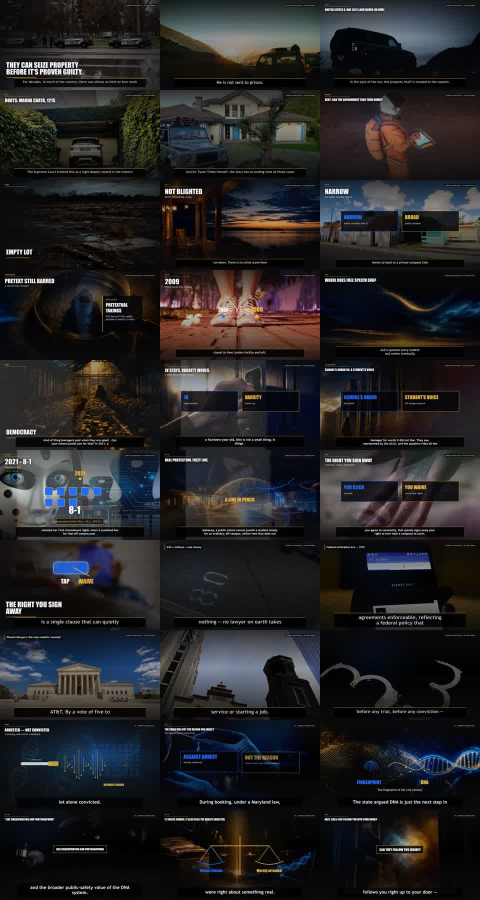
#> input picture episodes/_planning/pd_009_013_review_contacts_latest.jpg, 960 x 1800 px (shown at 1/2 size)
$ python thumb_feed_sheet.py ../episodes/_planning
#> lines starting #> are read from the running program, lines starting #| are printed output that depends on the picture
#!/usr/bin/env python
"""Show thumbnail plates at the size a viewer actually sees them: 168x94.

WHY. On 2026-08-23 a plate was called the strongest in an order because, at full resolution,
the object stated the contradiction with no caption -- a wire held short of its terminal clamp
by a band of labelling. Shrunk to feed size the gap vanishes and it reads as "a machine part".
The order's own rule said to shrink it and look, and until this script existed nobody did.

`check_thumb_punch.py` measures light and colour. It cannot measure meaning. This is the other
half: a contact sheet at true feed size, magnified with NEAREST so the pixels a viewer gets are
the pixels you judge, never smoothed into something clearer than reality.

    py -3.11 scripts/thumb_feed_sheet.py E:\\pd-media\\05_visuals\\thumbs\\keybridge_v2
    py -3.11 scripts/thumb_feed_sheet.py <dir> --out sheet.png --zoom 3

Read it and ask one question per plate: in one second, what is the object and what is wrong
with it. If the answer needs the title, the plate is not carrying its half.
"""
from __future__ import annotations

import argparse
import sys
from pathlib import Path

FEED_W, FEED_H = 168, 94


def main() -> int:
    ap = argparse.ArgumentParser()
    ap.add_argument("directory", type=Path)
    ap.add_argument("--out", type=Path, default=None)
    ap.add_argument("--zoom", type=int, default=3)
    ap.add_argument("--cols", type=int, default=3)
    a = ap.parse_args()

    from PIL import Image, ImageDraw

    files = sorted(a.directory.glob("*.png")) + sorted(a.directory.glob("*.jpg"))
    if not files:
        print(f"no images in {a.directory}")
        return 1

    pad, label_h = 12, 16
    cols = max(1, min(a.cols, len(files)))
    rows = (len(files) + cols - 1) // cols
    W = cols * FEED_W + (cols + 1) * pad
    H = rows * (FEED_H + label_h) + (rows + 1) * pad
    sheet = Image.new("RGB", (W, H), (30, 30, 30))
#> sheet: PIL image 372x134 RGB; every value is 30
    draw = ImageDraw.Draw(sheet)

    for i, f in enumerate(files):
        try:
            im = Image.open(f).convert("RGB").resize((FEED_W, FEED_H), Image.LANCZOS)
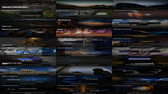
#> im: PIL image 168x94 RGB; mean R, G, B 36.2, 35.3, 36.9
        except Exception as exc:
            print(f"  unreadable {f.name}: {exc}")
            continue
        c, r = i % cols, i // cols
        x = pad + c * (FEED_W + pad)
        y = pad + r * (FEED_H + label_h + pad)
        sheet.paste(im, (x, y))
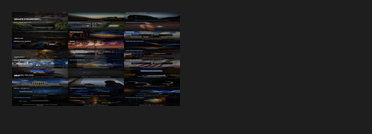
#> sheet: PIL image 372x134 RGB; mean R, G, B 32, 31.7, 32.2
        draw.text((x, y + FEED_H + 2), f.stem, fill=(200, 200, 200))
#> pass 2 of the loop in main, `for i, f in enumerate(files):`:
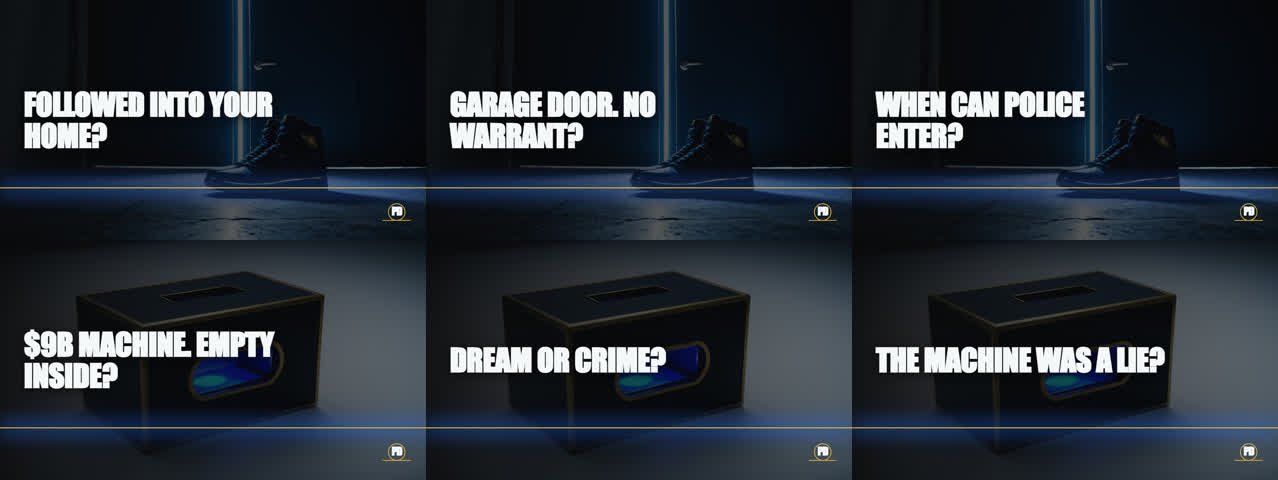
#> input picture episodes/_planning/pd_014_015_thumbnail_candidates_latest.jpg, 1278 x 480 px
#> in main, `im = Image.open(f).convert("RGB").resize((FEED_W, FEED_H), Image.LANCZ..`:
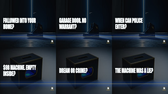
#> im: PIL image 168x94 RGB; mean R, G, B 37.8, 44.9, 53.4
#> in main, `sheet.paste(im, (x, y))`:
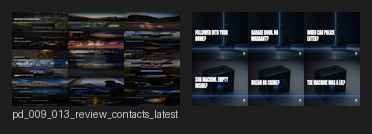
#> sheet: PIL image 372x134 RGB; mean R, G, B 35.7, 37.6, 40.8

    # NEAREST on purpose: magnify the feed-size pixels, do not invent detail
    sheet = sheet.resize((W * a.zoom, H * a.zoom), Image.NEAREST)
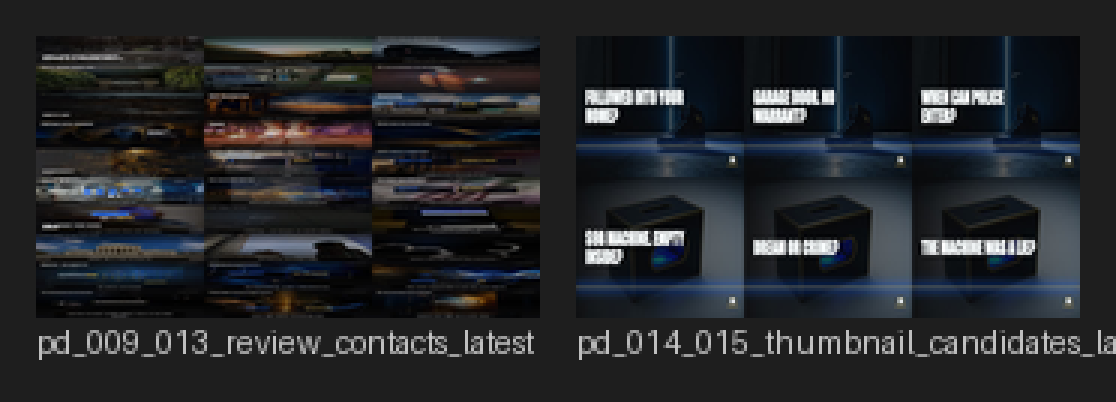
#> sheet: PIL image 1116x402 RGB; mean R, G, B 37, 39, 42.1
    out = a.out or (a.directory / "_feed_sheet.png")
    sheet.save(out)
    print(f"{len(files)} plate(s) at {FEED_W}x{FEED_H}, magnified {a.zoom}x -> {out}")
    print("Now look. One second per plate: what is the object, and what is wrong with it.")
    return 0


if __name__ == "__main__":
    sys.exit(main())
#> (the program exits here)
